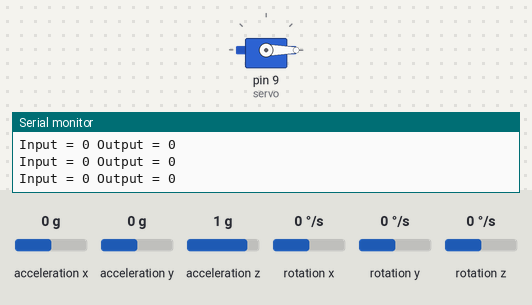
This sketch was run on a simulated Arduino Uno, built with avr-gcc and run on an emulated ATmega328P. Shown: servo, the last lines printed to the serial monitor. The inputs (shaded band) are chosen by the test bench; at power-on: rotation y 0 °/s, acceleration x 0 g, acceleration y 0 g, acceleration z 1 g, rotation x 0 °/s, rotation z 0 °/s.

Above: at 1.2 s.
1.3 s: rotation y set to 100 °/s
At 2.07 s:
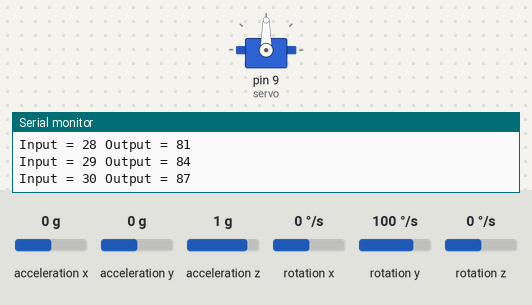
At 3.2 s:
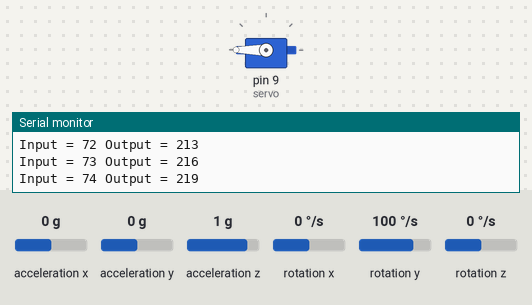
4.3 s: rotation y set to -192 °/s
6.9 s: rotation y set to 100 °/s
At 9.32 s:
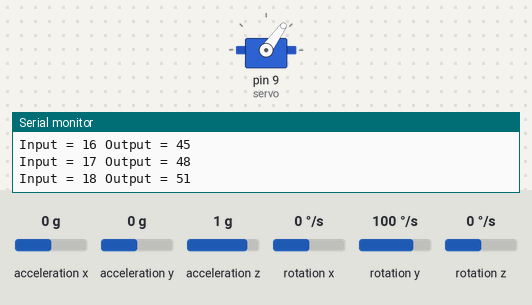
9.9 s: rotation y set to -100 °/s
Timing chart, 0 to 12.8 s (numbered marks = the images above; inputs shaded):
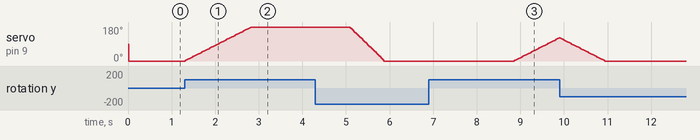

The sketch:

code-v_1.ino
```cpp
#include <PID_v1.h>

#include <Servo.h>
#include <Wire.h>
#include <MPU6050.h>


MPU6050 mpu;

Servo servo;
int pos = 0;
int input = 0; //comando de entrada - mpu
int output = 0; //comando de saída - servo

//variáveis de tempo
unsigned long timer = 0;
float timeStep = 0.01;

//variáveis do giroscópio
float pitch = 0;
float roll = 0;
float yaw = 0;


void setup()
{
  Serial.begin(115200);
  servo.attach(9); //servo conectado ao pino 9
  while(!mpu.begin(MPU6050_SCALE_2000DPS, MPU6050_RANGE_2G)) //validar se o sensor está conectado
  {
    Serial.println("Não encontramos um MPU válido.");
    delay(500);
  }

  mpu.calibrateGyro(); //calibra o giroscópio em (0,0,0)
  mpu.setThreshold(3); //setar sensibilidade
}

float x = 3.00; //variável de calibração proporcional


void loop()
{
  timer = millis();
  Vector norm = mpu.readNormalizeGyro(); //ler valores normalizados
  //calcular ângulos
  pitch = pitch + norm.YAxis * timeStep;
  roll = roll + norm.XAxis * timeStep;
  yaw = yaw + norm.ZAxis * timeStep;

  delay((timeStep*1000) - (millis()-timer)); //esperar o timeStep

  input = pitch; //depende do eixo que se deseja -- verificar
  Serial.print("Input = ");
  Serial.print(input);
  Serial.print(" Output = ");
  Serial.println(output);
  output = x*input; //aplicando proporcional
  servo.write(output); //comando atuador
  delay(15);
}
```

Measured:
- after the input at 1.3 s, servo on pin 9 (servo): moves from 0° to 180° over 1.5 s, starting at once
- after the input at 6.9 s, servo on pin 9 (servo): moves from 0° to 123° over 1.0 s, starting after 2.0 s
